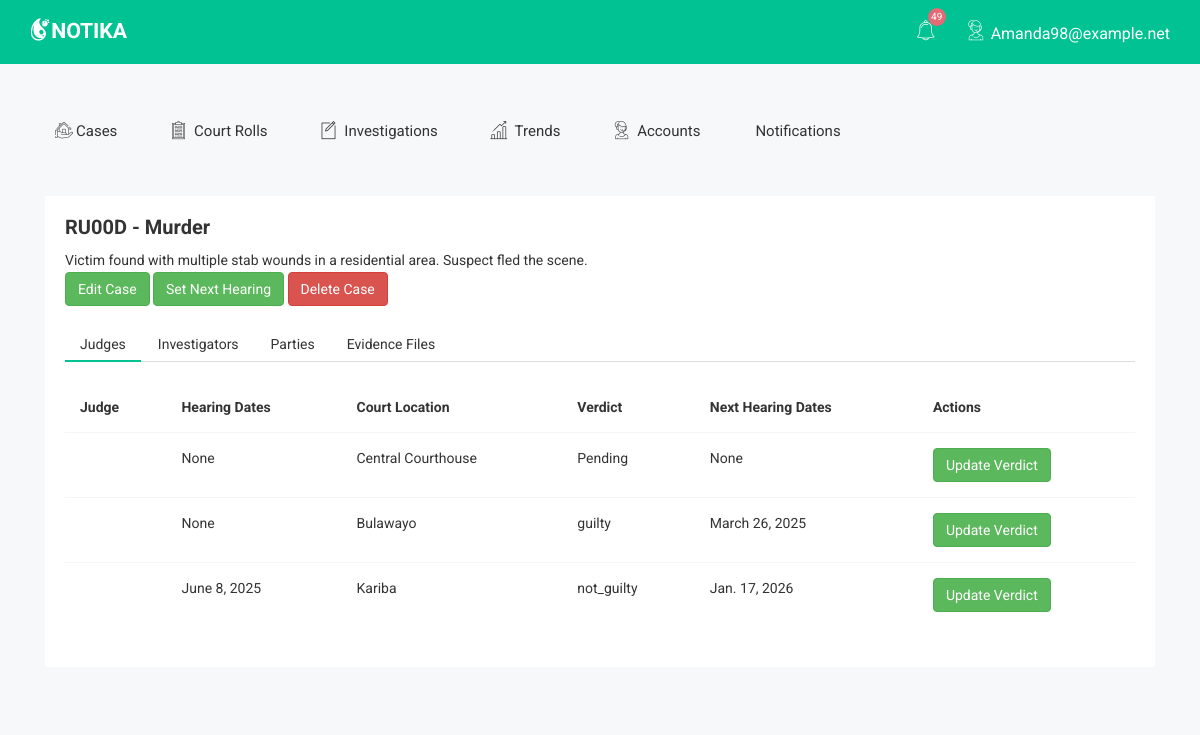
The app's page /crimes/13/ (signed in), older data.
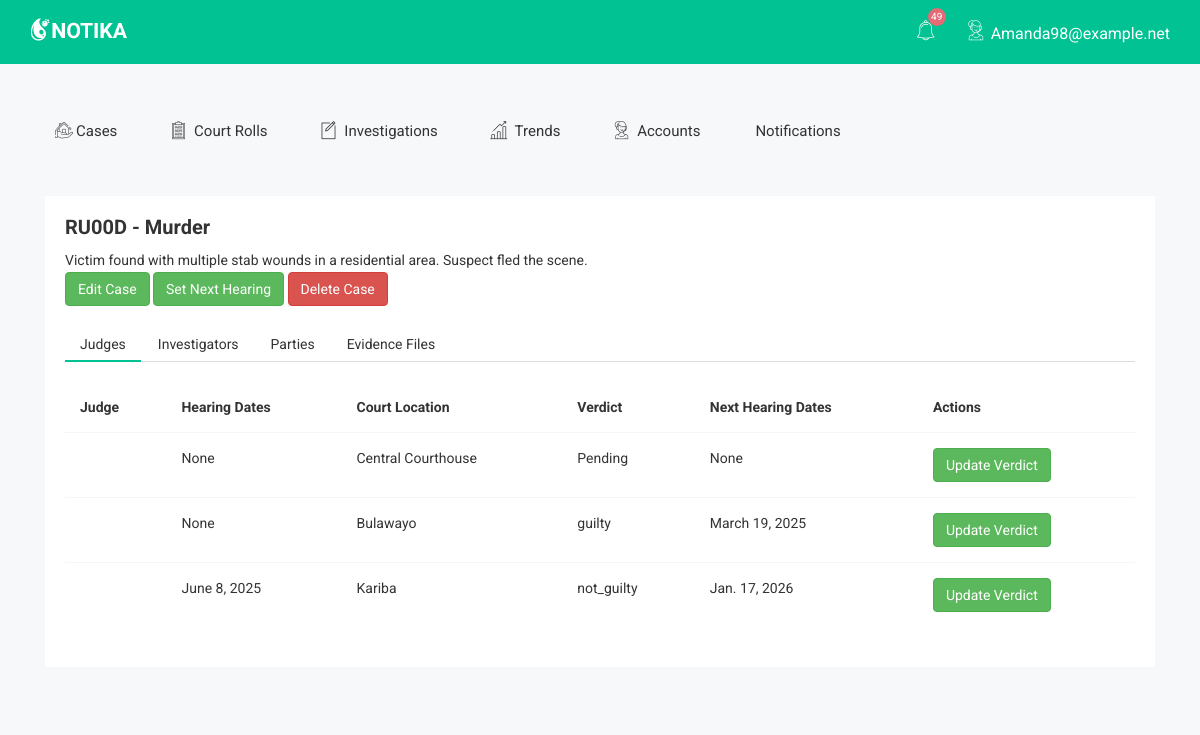
The same page, newer data.
### profiling/models.py (models this page shows, shortened)
class JudicialCase(models.Model):
    STATUS_CHOICES = (
        ('pending', 'Pending'),
        ('in_progress', 'In Progress'),
        ('closed', 'Closed'),
    )
    crime = models.ForeignKey(Crime, on_delete=models.CASCADE)
    judge = models.ForeignKey(CustomUser, on_delete=models.CASCADE)
    date_heard = models.DateField()
    court_location = models.CharField(max_length=255)
    verdict = models.CharField(max_length=100, blank=True)
    status = models.CharField(max_length=20, choices=STATUS_CHOICES, default='pending')
    notes = models.TextField(blank=True)
    hearing_date = models.DateField(blank=True, null=True)
    next_hearing_date = models.DateField(blank=True, null=True)

### profiling/views.py (the view)
# urls.py: path('crimes/<int:pk>/', crime_detail, name='crime_detail'),
def crime_detail(request, pk):
    crime = get_object_or_404(Crime, pk=pk)
    form = CrimeForm(instance=crime)
    investigations = Investigation.objects.filter(crime=crime)
    judicial_cases = JudicialCase.objects.filter(crime=crime)
    parties = crime.parties.all()
    if request.method == 'POST':
        party_form = PartyForm(request.POST)
        if party_form.is_valid():
            party = party_form.save(commit=False)
            party.crime = crime
            party.save()
            return redirect('crime_detail', pk=crime.pk)
    else:
        party_form = PartyForm()
    return render(request, 'crime_detail.html', {
        'crime': crime,
        'investigations': investigations,
        'judicial_cases': judicial_cases,
        'parties': parties,
        'party_form': party_form,
        'form':form,
    })

### profiling/models.py (called while the page is built)
    def __str__(self):
        return self.first_name + ' ' + self.last_name

### profiling/utils/context_processors.py (called while the page is built)
def notifications(request):
    if request.user.is_authenticated:
        return {
            'unread_count': Notification.objects.filter(
                recipient=request.user,
                read=False
            ).count(),
            'recent_notifications': Notification.objects.filter(
                recipient=request.user
            ).order_by('-timestamp')[:5]
        }
    return {}

### profiling/templates/crime_detail.html (shortened to what this page needs)
{% extends "_layout.html" %}
{% load json_date %}
{% block content %}
<div class="container">
    <div class="col-lg-12 col-md-12 col-sm-12 col-xs-12" style="margin-bottom:40px;">
        <div class="widget-tabs-int">
            <div class="tab-hd">
                <h2>{{ crime.case_number }} - {{ crime.crime_type }}</h2>
                <p>{{ crime.description }}</p>
                <button type="button" class="btn  btn-success" data-toggle="modal" data-target="#myModalthree">Edit Case</button>
                <button type="button" class="btn btn-success" data-toggle="modal" data-target="#myModaltwoy" data-case-pk="{{ case.pk }}">
                    Set Next Hearing
                </button>
                <button type="button" class="btn btn-danger" data-toggle="modal" data-target="#myModalnine">Delete Case</button>
            </div>
            <div class="widget-tabs-list">
                <ul class="nav nav-tabs">
                    <li class="active"><a data-toggle="tab" href="#case">Judges</a></li>
                    <li><a data-toggle="tab" href="#investigation">Investigators</a></li>
                    <li><a data-toggle="tab" href="#parties">Parties</a></li>
                    <li><a data-toggle="tab" href="#evidence">Evidence Files</a></li>
                </ul>
                <div class="tab-content tab-custom-st">
                    <div id="case" class="tab-pane fade in active">
                        <div class="tab-ctn">
                            <table class="table table-sc-ex ">
                                <thead>
                                    <tr>
                                        <th>Judge</th>
                                        <th>Hearing Dates</th>
                                        <th>Court Location</th>
                                        <th>Verdict</th>
                                        <th>Next Hearing Dates</th>
                                        <th>Actions</th>
                                    </tr>
                                </thead>
                                <tbody>
                                    {% for case in judicial_cases %}
                                        <tr>
                                            <td>{{ case.judge }}</td>
                                            <td>{{case.hearing_date}}</td>
                                            <td>{{ case.court_location }}</td>
                                            <td>{{ case.verdict|default:"Pending" }}</td>
                                            <td>{{case.next_hearing_date}}</td>
                                            <td><button type="button" class="btn  btn-success" data-toggle="modal" data-target="#myModaltwo">Update Verdict</button></td>
                                        </tr>
                                    {% empty %}
                                        <tr>
                                            <td colspan="4" class="text-center">No cases found.</td>
                                        </tr>
                                    {% endfor %}
                                </tbody>
                            </table>
                        </div>
                    </div>
                </div>
            </div>
        </div>
    </div>
</div>
{% endblock %}

Row changes from the older to the newer data that the page shows:
changed JudicialCase "Bulawayo": next_hearing_date "March 26, 2025" → "March 19, 2025"
